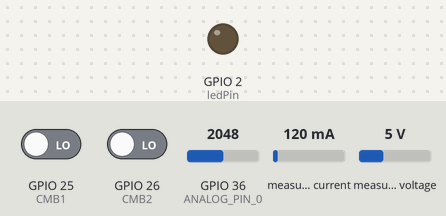
This sketch was run on a simulated ESP32. Parts: output pins drawn as LEDs (lit = HIGH). Inputs (shaded band) come from the test bench; at power-on: GPIO 25 (CMB1) LOW, GPIO 26 (CMB2) LOW, GPIO 36 (ANALOG_PIN_0) = 2048, measured current 120 mA, measured voltage 5 V. WiFi joins after 1.5 s; servers stay silent unless stated; uploads are accepted with an empty reply; what the sketch prints to the serial monitor is not drawn.

Above: at 0.1 s.
At 2.8 s:
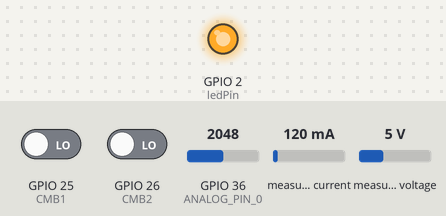
Timing chart, 0 to 4.9 s (numbered marks = the images above):
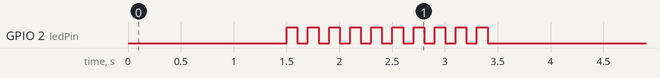

The sketch:

EEE.ino
```cpp
// Envio para o sheets TRIFASICO

#include <PZEM004Tv30.h>
#include <HTTPClient.h>
#include <WiFi.h>
#include "string.h"
#include <WiFiClientSecure.h>
#include <ArduinoJson.h>

// --- Leitura eletrica
int R_RX1 = 16;
int R_TX1 = 17;
int S_RX2 = 22;
int S_TX2 = 23;
int T_RX3 = 12;
int T_TX3 = 14;

int CMB1 = 25;
int CMB2 = 26;

#define ledPin 2
int x;
const char* ssid     = "Embasa USA-M";
const char* password = "Sup0rt3!@#";
char *GScriptId_elet = "AKfycbyHFmwcvGG_hrLkZPeDf_ihIDiOa0enNAKLj7neQkrPeP9CsjRFSr-xJ82m4SFSNjDC";
char *GScriptId_nivel = "AKfycbyekxrXDfTf8CXXFULq-7YdWpydM_liA4zvQI9XRrLfj4PNPhEoLVWNaAsH9hkru_BfGg";
WiFiClientSecure client;
WiFiClientSecure secured_client;

// --- Leitura Analogica NIVEL
#define ANALOG_PIN_0 36
int analog_value = 0;
int read_percent = 0;
float ref_percent = 100;
int adc_intervals = 4095;


void setup() {
  Serial.begin(115200);

  pinMode(ledPin , OUTPUT);
  digitalWrite(ledPin, LOW);

  pinMode(CMB1, INPUT);
  digitalWrite(CMB1, LOW);
  pinMode(CMB2, INPUT);
  digitalWrite(CMB2, LOW);


  //connect_wifi();
  Serial.print("Connecting to wifi: ");
  Serial.println(ssid);
  Serial.flush();
  WiFi.begin(ssid, password);

  while (WiFi.status() != WL_CONNECTED)  {
    delay(500);
    Serial.print(WiFi.status());
    Serial.print(".");
  }
  Serial.println("");
  Serial.println("WiFi connected");
  Serial.print("IP address: ");
  Serial.println(WiFi.localIP());


  //Sinalizacao de conexao OK
  x = 0;
  while (x < 10)  {
    digitalWrite(ledPin, HIGH);
    delay(100);
    digitalWrite(ledPin, LOW);
    delay(100);
    x = x+1;
  }
}

void loop() {
  // Serial.println("Chamando a função >>> Google Sheets <<<");
  elet();
  delay(100);
  nivel();

  // ALEATÓRIOS //
  // alea_elet();
  // delay(100);
  // alea_nivel();
}
```

Leit_Elet.ino
```cpp
void elet()
{
  //--------------------------------------------------> FASE R <--------------------------------------------------

  PZEM004Tv30 pzemR(Serial1, R_RX1, R_TX1);

  int tensao_R      = pzemR.voltage();
  int corrente_R    = pzemR.current();
  int potencia_R    = pzemR.power();                    // ---> LEITURA DIRETA DO TRANSDUTOR <---
  int consumo_R     = pzemR.energy();
  int frequencia_R  = pzemR.frequency();
  int fp_R          = pzemR.pf() / 100.0;

    // Print the values to the Serial console
    Serial.print("Tensão_R: ");        Serial.print(tensao_R);           Serial.println("V");
    Serial.print("Corrente_R: ");      Serial.print(corrente_R);         Serial.println("A");
    Serial.print("Potencia_R: ");      Serial.print(potencia_R);         Serial.println("W");
    Serial.print("Consumo_R: ");       Serial.print(consumo_R,3);        Serial.println("kWh");
    Serial.print("Frequencia_R: ");    Serial.print(frequencia_R, 1);    Serial.println("Hz");
    Serial.print("FP_R: ");            Serial.println(fp_R);

  Serial.println();
  delay(100);

//--------------------------------------------------> FASE S <--------------------------------------------------

  PZEM004Tv30 pzemS(Serial1, S_RX2, S_TX2);

  int tensao_S      = pzemS.voltage();
  int corrente_S    = pzemS.current();
  int potencia_S    = pzemS.power();                    // ---> LEITURA DIRETA DO TRANSDUTOR <---
  int consumo_S     = pzemS.energy();
  int frequencia_S  = pzemS.frequency();
  int fp_S          = pzemS.pf() / 100.0;

    // Print the values to the Serial console
    Serial.print("Tensão_S: ");        Serial.print(tensao_S);           Serial.println("V");
    Serial.print("Corrente_S: ");      Serial.print(corrente_S);         Serial.println("A");
    Serial.print("Potencia_S: ");      Serial.print(potencia_S);         Serial.println("W");
    Serial.print("Consumo_S: ");       Serial.print(consumo_S,3);        Serial.println("kWh");
    Serial.print("Frequencia_S: ");    Serial.print(frequencia_S, 1);    Serial.println("Hz");
    Serial.print("FP_S: ");            Serial.println(fp_S);

  Serial.println();
  delay(100);

//--------------------------------------------------> FASE T <--------------------------------------------------

  PZEM004Tv30 pzemT(Serial1, T_RX3, T_TX3);

  int tensao_T      = pzemT.voltage();
  int corrente_T    = pzemT.current();
  int potencia_T    = pzemT.power();                    // ---> LEITURA DIRETA DO TRANSDUTOR <---
  int consumo_T     = pzemT.energy();
  int frequencia_T  = pzemT.frequency();
  int fp_T          = pzemT.pf() / 100.0;

    // Print the values to the Serial console
    Serial.print("Tensão_T: ");        Serial.print(tensao_T);           Serial.println("V");
    Serial.print("Corrente_T: ");      Serial.print(corrente_T);         Serial.println("A");
    Serial.print("Potencia_T: ");      Serial.print(potencia_T);         Serial.println("W");
    Serial.print("Consumo_T: ");       Serial.print(consumo_T,3);        Serial.println("kWh");
    Serial.print("Frequencia_T: ");    Serial.print(frequencia_T, 1);    Serial.println("Hz");
    Serial.print("FP_T: ");            Serial.println(fp_T);

  Serial.println();
  delay(100);


  // ------------------------------------------------------ (TESTES // Status dos CMB's)-------//
  int Bomba = 0;
  if (digitalRead(CMB1) == HIGH) {
    Bomba = 1;
  }
  if (digitalRead(CMB2) == HIGH) {
    Bomba = 2;
  }


// -------------------------------------------- ENVIO PARA O SHEETS ---------------------------------------------
  HTTPClient http;
  String url = String("https://script.google.com") + "/macros/s/" + GScriptId_elet + "/exec?"
                + "value1="  + tensao_R
                + "&value2=" + corrente_R
                + "&value3=" + potencia_R
                + "&value4=" + consumo_R
                + "&value5=" + frequencia_R
                + "&value6=" + fp_R

                + "&value7="   + tensao_S
                + "&value8="  + corrente_S
                + "&value9="  + potencia_S
                + "&value10=" + consumo_S
                + "&value11=" + frequencia_S
                + "&value12=" + fp_S

                + "&value13="  + tensao_T
                + "&value14=" + corrente_T
                + "&value15=" + potencia_T
                + "&value16=" + consumo_T
                + "&value17=" + frequencia_T
                + "&value18=" + fp_T

                + "&value19=" + Bomba;


  Serial.print("Making a request");
  http.begin(url.c_str()); //Specify the URL and certificate
  http.setFollowRedirects(HTTPC_STRICT_FOLLOW_REDIRECTS);
  int httpCode = http.GET();
  String payload;
  if (httpCode > 0) { //Check for the returning code
    payload = http.getString();
    Serial.println(httpCode);
    Serial.println(payload);
  }
  else {
    Serial.println("Error on HTTP request");
  }
  http.end();

}
```

Leit_Nivel.ino
```cpp
void nivel(){

  read_percent = analogRead(ANALOG_PIN_0) * (ref_percent / adc_intervals);
  analog_value = analogRead(ANALOG_PIN_0);
  read_percent = int(read_percent);


  Serial.println("Leitura de Nível enviada");
  delay(100);
  // Serial.println(read_percent);
  // Serial.println(analog_value);


  HTTPClient http;
  String url = String("https://script.google.com") + "/macros/s/" + GScriptId_nivel + "/exec?"
                + "value20="    + read_percent
                + "&value21="   + analog_value;

  Serial.print("Making a request");
  http.begin(url.c_str()); //Specify the URL and certificate
  http.setFollowRedirects(HTTPC_STRICT_FOLLOW_REDIRECTS);
  int httpCode = http.GET();
  String payload;
  if (httpCode > 0) { //Check for the returning code
    payload = http.getString();
    Serial.println(httpCode);
    Serial.println(payload);
  }
  else {
    Serial.println("Error on HTTP request");
  }
  http.end();

}
```
